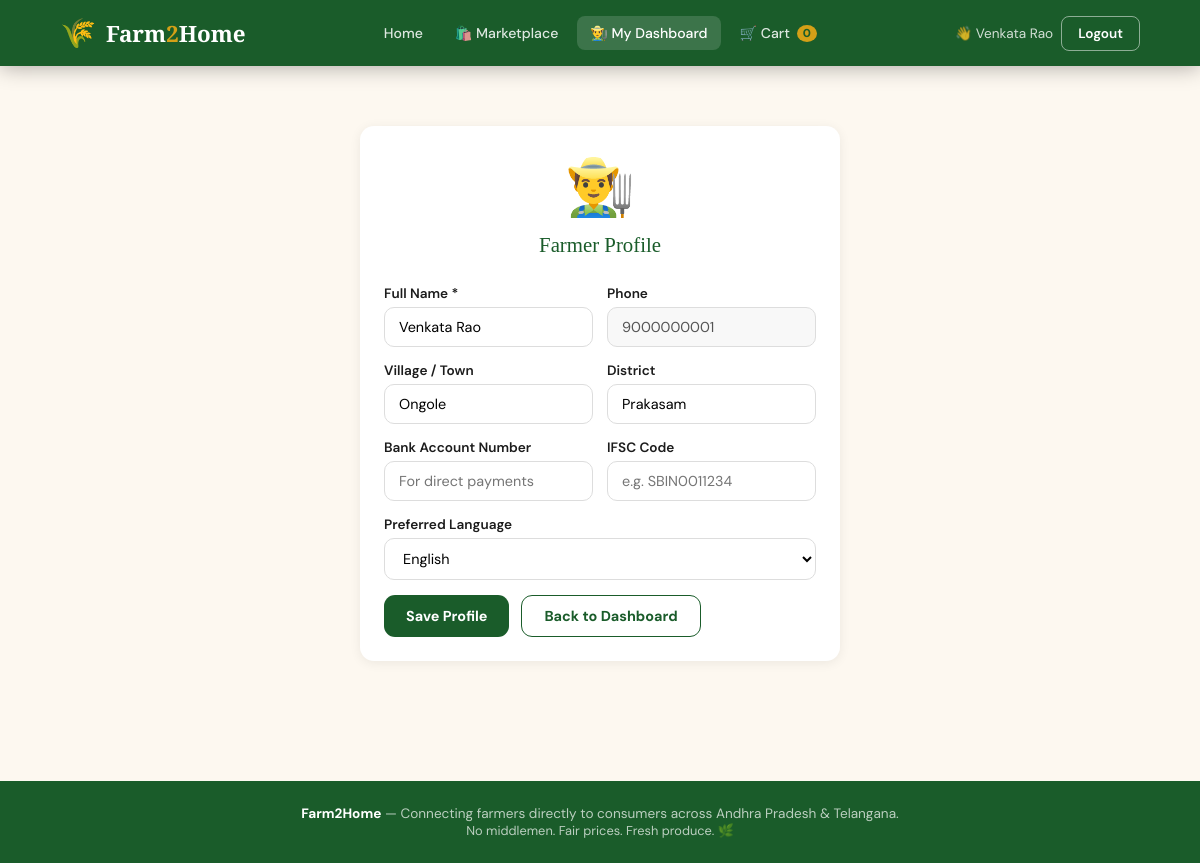
Page /farmer/profile (signed in) on the committed database.
### tables this page shows
CREATE TABLE users (
        id INTEGER PRIMARY KEY AUTOINCREMENT,
        name TEXT NOT NULL,
        phone TEXT UNIQUE NOT NULL,
        password TEXT NOT NULL,
        role TEXT NOT NULL DEFAULT 'customer',  -- 'farmer' or 'customer'
        location TEXT,
        district TEXT,
        language TEXT DEFAULT 'English',
        bank_account TEXT,
        ifsc TEXT,
        created_at TEXT DEFAULT CURRENT_TIMESTAMP
    );

### app.py (the view, shortened to what this page needs)
@app.route('/farmer/profile', methods=['GET','POST'])
@farmer_required
def farmer_profile():
    conn = get_db()
    user = conn.execute("SELECT * FROM users WHERE id=?", (session['user_id'],)).fetchone()
    conn.close()
    return render_template('farmer_profile.html', user=user)

### app.py (called while the page is built)
def get_db():
    conn = sqlite3.connect(DB_PATH)
    conn.row_factory = sqlite3.Row
    return conn

def farmer_required(f):
    @wraps(f)
    def decorated(*args, **kwargs):
        if 'user_id' not in session:
            return redirect(url_for('login'))
        if session.get('role') != 'farmer':
            flash('This page is for farmers only.', 'danger')
            return redirect(url_for('index'))
        return f(*args, **kwargs)
    return decorated

### templates/farmer_profile.html (shortened to what this page needs)
{% extends 'base.html' %}
{% block content %}
<section class="section" style="max-width:600px;margin:0 auto;">
  <div class="card">
    <div style="text-align:center;margin-bottom:28px;">
      <div style="font-size:3.5rem;margin-bottom:10px;">👨‍🌾</div>
      <div class="card-title" style="margin-bottom:0;">Farmer Profile</div>
    </div>
    <form method="post" action="{{ url_for('farmer_profile') }}">
      <div class="form-row">
        <div class="form-group">
          <label>Full Name *</label>
          <input type="text" name="name" value="{{ user.name }}" required/>
        </div>
        <div class="form-group">
          <label>Phone</label>
          <input type="text" value="{{ user.phone }}" disabled style="background:#f8f8f8;"/>
        </div>
      </div>
      <div class="form-row">
        <div class="form-group">
          <label>Village / Town</label>
          <input type="text" name="location" value="{{ user.location or '' }}"/>
        </div>
        <div class="form-group">
          <label>District</label>
          <input type="text" name="district" value="{{ user.district or '' }}"/>
        </div>
      </div>
      <div class="form-row">
        <div class="form-group">
          <label>Bank Account Number</label>
          <input type="text" name="bank_account" value="{{ user.bank_account or '' }}" placeholder="For direct payments"/>
        </div>
        <div class="form-group">
          <label>IFSC Code</label>
          <input type="text" name="ifsc" value="{{ user.ifsc or '' }}" placeholder="e.g. SBIN0011234"/>
        </div>
      </div>
      <div class="form-group">
        <label>Preferred Language</label>
        <select name="language">
          <option value="English" {% if user.language=='English' or not user.language %}selected{% endif %}>English</option>
        </select>
      </div>
      <div style="display:flex;gap:12px;margin-top:8px;">
        <button type="submit" class="btn btn-green">Save Profile</button>
        <a href="{{ url_for('farmer_dashboard') }}" class="btn btn-outline">Back to Dashboard</a>
      </div>
    </form>
  </div>
</section>
{% endblock %}

### templates/base.html (shortened to what this page needs)
<!DOCTYPE html>
<html lang="en">
<head>
</head>
<body>
<nav>
  <a class="logo" href="{{ url_for('index') }}">
    <span class="logo-icon">🌾</span>
    <span class="logo-text">Farm<span>2</span>Home</span>
  </a>
  <ul>
    <li><a href="{{ url_for('index') }}" {% if request.endpoint=='index' %}class="active-link"{% endif %}>Home</a></li>
    <li><a href="{{ url_for('marketplace') }}" {% if request.endpoint=='marketplace' %}class="active-link"{% endif %}>🛍️ Marketplace</a></li>
    {% if session.role == 'farmer' %}
    <li><a href="{{ url_for('farmer_dashboard') }}" {% if 'farmer' in request.endpoint %}class="active-link"{% endif %}>👨‍🌾 My Dashboard</a></li>
    {% else %}
    <li><a href="{{ url_for('my_orders') }}" {% if request.endpoint=='my_orders' %}class="active-link"{% endif %}>📦 My Orders</a></li>
    {% endif %}
    {% if session.user_id %}
    <li>
      <a href="{{ url_for('cart') }}" {% if request.endpoint=='cart' %}class="active-link"{% endif %}>
        🛒 Cart<span class="cart-badge" id="cart-count">0</span>
      </a>
    </li>
    {% endif %}
  </ul>
  <div class="nav-actions">
    {% if session.user_id %}
      <span style="color:rgba(255,255,255,.8);font-size:.85rem;">👋 {{ session.name }}</span>
      <a href="{{ url_for('logout') }}" class="btn-nav btn-login">Logout</a>
    {% else %}
      <a href="{{ url_for('login') }}" class="btn-nav btn-login">Login</a>
      <a href="{{ url_for('register') }}" class="btn-nav btn-signup">Sign Up</a>
    {% endif %}
  </div>
</nav>
{% block content %}{% endblock %}
<footer>
  <strong>Farm2Home</strong> — Connecting farmers directly to consumers across Andhra Pradesh & Telangana.<br/>
  <span style="font-size:.8rem;">No middlemen. Fair prices. Fresh produce. 🌿</span>
</footer>
</body>
</html>

### templates/base.html (style rules this page uses)
:root { --green:#1a5c2a;--green-light:#2d8a45;--green-pale:#e8f5ec; --earth:#7a4f2d;--cream:#fdf8f0;--gold:#d4a017;--red:#c0392b; --text:#1c1c1c;--muted:#666;--white:#fff; --radius:14px;--shadow:0 8px 32px rgba(0,0,0,.12); }
* { margin:0;padding:0;box-sizing:border-box; }
body { font-family:'DM Sans',sans-serif;background:var(--cream);color:var(--text); }
a { text-decoration:none;color:inherit; }
nav { background:var(--green);padding:0 5%;display:flex;align-items:center;justify-content:space-between;position:sticky;top:0;z-index:999;box-shadow:0 2px 20px rgba(0,0,0,.3); }
.logo { display:flex;align-items:center;gap:10px;padding:14px 0; }
.logo-icon { font-size:1.8rem; }
.logo-text { color:#fff;font-family:'Playfair Display',serif;font-size:1.4rem;font-weight:900; }
.logo-text span { color:var(--gold); }
nav ul { display:flex;gap:6px;list-style:none; }
nav ul li a { color:rgba(255,255,255,.85);padding:8px 13px;border-radius:8px;font-size:.88rem;font-weight:500;transition:.2s;display:flex;align-items:center;gap:5px; }
nav ul li a:hover, nav ul li a.active-link { background:rgba(255,255,255,.15);color:#fff; }
.nav-actions { display:flex;gap:8px;align-items:center; }
.btn-nav { padding:8px 16px;border-radius:8px;border:none;cursor:pointer;font-family:'DM Sans',sans-serif;font-weight:600;font-size:.85rem;transition:.2s; }
.btn-login { background:transparent;border:1.5px solid rgba(255,255,255,.5);color:#fff; }
.cart-badge { background:var(--gold);color:var(--green);border-radius:50%;padding:1px 6px;font-size:.72rem;font-weight:800;margin-left:2px; }
.btn { display:inline-block;padding:11px 22px;border-radius:11px;border:none;cursor:pointer;font-family:'DM Sans',sans-serif;font-weight:700;font-size:.9rem;transition:.2s; }
.btn-green { background:var(--green);color:#fff; }
.btn-outline { background:transparent;border:1.5px solid var(--green);color:var(--green); }
.form-group { display:flex;flex-direction:column;gap:5px;margin-bottom:15px; }
.form-group label { font-size:.85rem;font-weight:600;color:var(--text); }
.form-group input,.form-group select,.form-group textarea { padding:10px 14px;border:1.5px solid #ddd;border-radius:10px; font-family:'DM Sans',sans-serif;font-size:.9rem;outline:none;transition:.2s;background:#fff; }
.form-row { display:grid;grid-template-columns:1fr 1fr;gap:14px; }
.card { background:#fff;border-radius:var(--radius);box-shadow:0 2px 12px rgba(0,0,0,.07);padding:24px; }
.card-title { font-family:'Playfair Display',serif;font-size:1.3rem;color:var(--green);margin-bottom:18px; }
footer { background:var(--green);color:rgba(255,255,255,.7);text-align:center;padding:24px 5%;font-size:.85rem;margin-top:60px; }
footer strong { color:#fff; }
.section { padding:60px 5%; }

### rows in the picture
users: name "Venkata Rao", phone "9000000001", location "Ongole", district "Prakasam", language "English"
